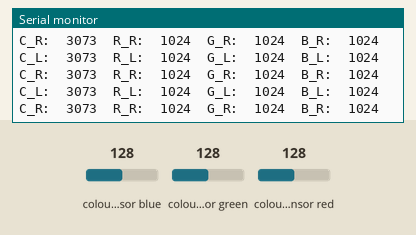
Simulated run of this sketch. Board: Arduino Uno, built with avr-gcc and run on an emulated ATmega328P. Shown: the last lines printed to the serial monitor. The inputs (shaded band) are chosen by the test bench; at power-on: colour sensor blue 128, colour sensor green 128, colour sensor red 128.

Above: at 1.2 s.
1.3 s: colour sensor blue set to 5
At 1.49 s:
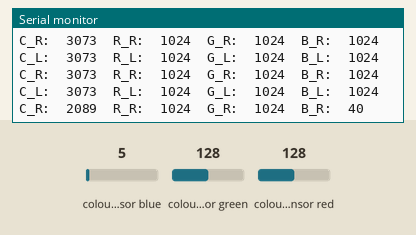
4.3 s: colour sensor blue set to 64
At 4.45 s:
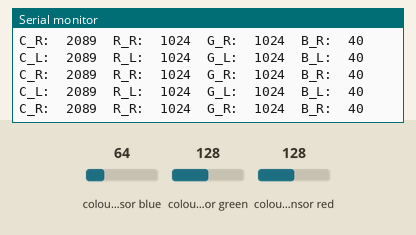
7.3 s: colour sensor green set to 64
At 7.45 s:
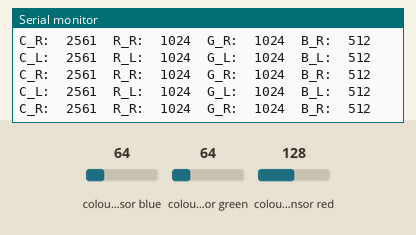
10.3 s: colour sensor green set to 128
At 10.41 s:
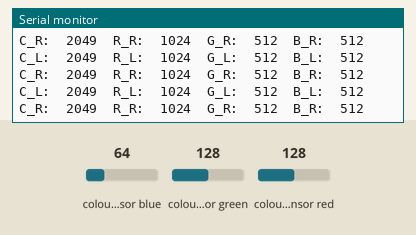
13.3 s: colour sensor blue set to 128
At 13.59 s:
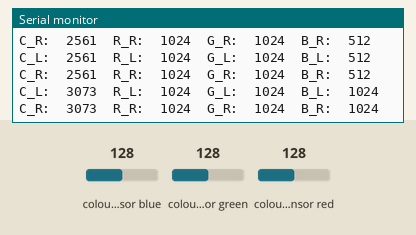
16.3 s: colour sensor red set to 5
At 16.62 s:
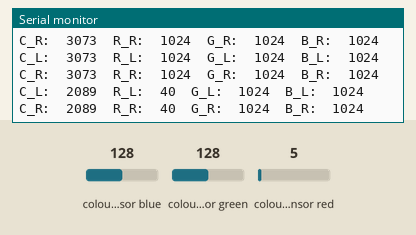
Timing chart, 0 to 19.3 s (numbered marks = the images above; inputs shaded):
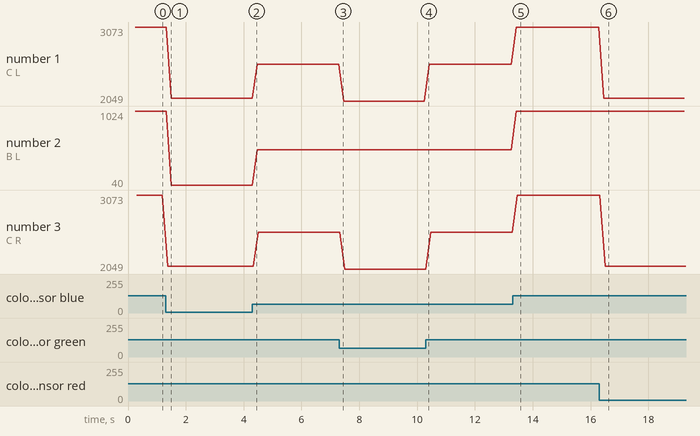

The sketch:

tcs34725test.ino
```cpp
#include <Wire.h>
#include "Adafruit_TCS34725softi2c.h"

// You can use any digital pin for emulate SDA / SCL
#define SDA_Lpin 8
#define SCL_Lpin 9
#define SDA_Rpin 10
#define SCL_Rpin 11

// for a common anode LED, connect the common pin to +5V
// for common cathode, connect the common to ground

// set to false if using a common cathode LED
#define commonAnode true

// our RGB -> eye-recognized gamma color
byte gammatable[256];

Adafruit_TCS34725softi2c tcs_L = Adafruit_TCS34725softi2c(TCS34725_INTEGRATIONTIME_50MS, TCS34725_GAIN_4X, SDA_Lpin, SCL_Lpin);
Adafruit_TCS34725softi2c tcs_R = Adafruit_TCS34725softi2c(TCS34725_INTEGRATIONTIME_50MS, TCS34725_GAIN_4X, SDA_Rpin, SCL_Rpin);

void setup()
{
    Serial.begin(9600);
    Serial.println("Color View Test!");

    if (tcs_L.begin())
    {
        Serial.println("Found sensor");
    }
    else
    {
        Serial.println("No TCS34725 found ... check your connections");
        while (1)
            ; // halt!
    }
    if (tcs_R.begin())
    {
        Serial.println("Found sensor");
    }
    else
    {
        Serial.println("No TCS34725 found ... check your connections");
        while (1)
            ; // halt!
    }

    // thanks PhilB for this gamma table!
    // it helps convert RGB colors to what humans see
    for (int i = 0; i < 256; i++)
    {
        float x = i;
        x /= 255;
        x = pow(x, 2.5);
        x *= 255;

        if (commonAnode)
        {
            gammatable[i] = 255 - x;
        }
        else
        {
            gammatable[i] = x;
        }
        // Serial.println(gammatable[i]);
    }
}

void loop()
{
    uint16_t clear_L, red_L, green_L, blue_L;
    uint16_t clear_R, red_R, green_R, blue_R;

    tcs_L.setInterrupt(false); // turn on LED
    tcs_R.setInterrupt(false); // turn on LED

    delay(60); // takes 50ms to read

    tcs_L.getRawData(&red_L, &green_L, &blue_L, &clear_L);
    tcs_R.getRawData(&red_R, &green_R, &blue_R, &clear_R);

    tcs_L.setInterrupt(true); // turn off LED
    tcs_R.setInterrupt(true); // turn off LED

    Serial.print("C_L:\t");
    Serial.print(clear_L);
    Serial.print("\tR_L:\t");
    Serial.print(red_L);
    Serial.print("\tG_L:\t");
    Serial.print(green_L);
    Serial.print("\tB_L:\t");
    Serial.print(blue_L);
    Serial.println("");

    Serial.print("C_R:\t");
    Serial.print(clear_R);
    Serial.print("\tR_R:\t");
    Serial.print(red_R);
    Serial.print("\tG_R:\t");
    Serial.print(green_R);
    Serial.print("\tB_R:\t");
    Serial.print(blue_R);
    Serial.println("");

    // Serial.print((int)r ); Serial.print(" "); Serial.print((int)g);Serial.print(" ");  Serial.println((int)b );
}
```

Measured:
- after the input at 1.3 s, the serial monitor: prints a new line after 0.07 s (image 1)
- after the input at 13.3 s, the serial monitor: prints a new line after 0.12 s (image 5)
- after the input at 16.3 s, the serial monitor: prints a new line after 0.16 s (image 6)
- plotted number 1: 3073 → 2089 after the input at 1.3 s, 2089 → 2561 after the input at 4.3 s, 2561 → 2049 after the input at 7.3 s, 2561 → 3073 after the input at 13.3 s, 3073 → 2089 after the input at 16.3 s
- plotted number 2: 1024 → 40 after the input at 1.3 s, 40 → 512 after the input at 4.3 s
- plotted number 3: 3073 → 2089 after the input at 1.3 s, 2089 → 2561 after the input at 4.3 s, 2561 → 2049 after the input at 7.3 s, 2561 → 3073 after the input at 13.3 s, 3073 → 2089 after the input at 16.3 s
